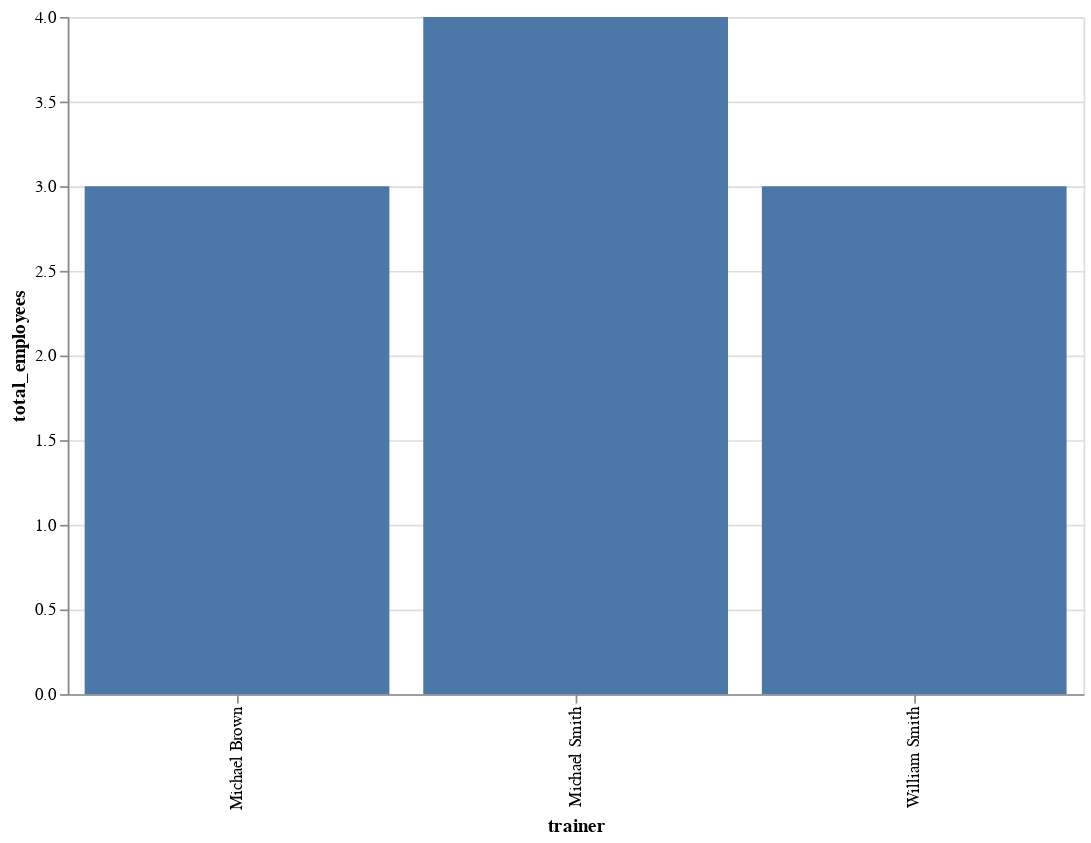

The notebook cell saved with this chart:
### Code cell
import altair as alt
import pandas as pd
import json

# Provided JSON data
json_data = '''{
    "$schema": "https://vega.github.io/schema/vega-lite/v5.json",
    "description": "Top 3 trainers based on the total number of employees they have provided training to",
    "data": {
        "values": [
            {"trainer": "Michael Smith", "total_employees": 4},
            {"trainer": "William Smith", "total_employees": 3},
            {"trainer": "Michael Brown", "total_employees": 3}
        ]
    },
    "mark": "bar",
    "encoding": {
        "x": {"field": "trainer", "type": "nominal"},
        "y": {"field": "total_employees", "type": "quantitative"}
    }
}'''

# Load JSON data into a dictionary
json_dict = json.loads(json_data)

# Load data values into a pandas DataFrame
data = pd.DataFrame(json_dict['data']['values'])

# Create Altair chart
chart = alt.Chart(data).mark_bar().encode(
    x='trainer:N',
    y='total_employees:Q',
    tooltip=['trainer:N', 'total_employees:Q']
).properties(
    width=600,
    height=400
)

# Show the chart
chart

### Figure 1 — Vega-Lite specification as saved in the notebook (floating-point values rounded to 4 significant figures)
{"config": {"view": {"continuousWidth": 300, "continuousHeight": 300}}, "data": {"name": "data-4c738660edacaafca392940660699d92"}, "mark": {"type": "bar"}, "encoding": {"tooltip": [{"field": "trainer", "type": "nominal"}, {"field": "total_employees", "type": "quantitative"}], "x": {"field": "trainer", "type": "nominal"}, "y": {"field": "total_employees", "type": "quantitative"}}, "height": 400, "width": 600, "$schema": "https://vega.github.io/schema/vega-lite/v5.16.3.json", "datasets": {"data-4c738660edacaafca392940660699d92": [{"trainer": "Michael Smith", "total_employees": 4}, {"trainer": "William Smith", "total_employees": 3}, {"trainer": "Michael Brown", "total_employees": 3}]}}
